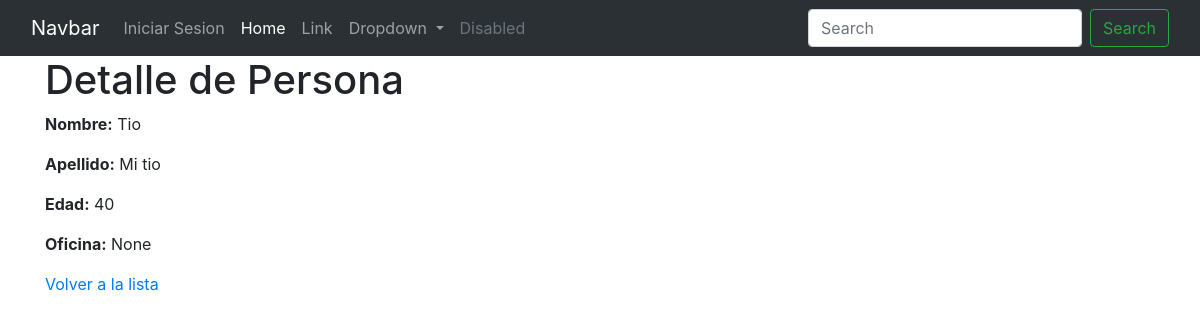
Before: /persona/detalle/1/ with the older database file.
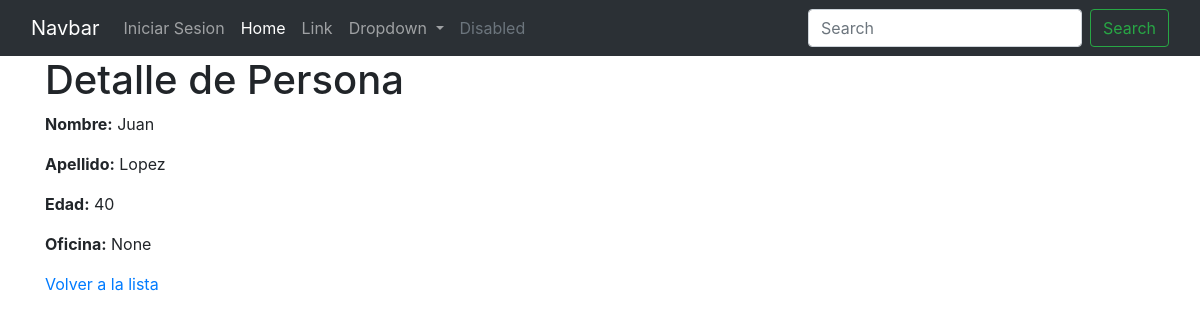
After: the same page with the newer database file.
### persona/models.py (models this page shows, shortened)
class Persona(models.Model):
    apellido = models.CharField(verbose_name="apellido", max_length=50)
    nombre = models.CharField(verbose_name="nombre", max_length=50)
    edad = models.IntegerField(verbose_name="edad")
    oficina = models.ForeignKey(Oficina, on_delete=models.PROTECT, related_name="personas", null=True, blank=True)
    class Meta:
        verbose_name = 'Persona'
        verbose_name_plural = 'Personas'

### persona/views.py (the view)
class PersonaDetailView(DetailView):
    model = Persona
    template_name = "persona/detalle.html"
    context_object_name = "persona"

### templates/persona/detalle.html
{% extends "base.html" %}
{% block content %}
    <h1>Detalle de Persona</h1>
    <p><strong>Nombre:</strong> {{ persona.nombre }}</p>
    <p><strong>Apellido:</strong> {{ persona.apellido }}</p>
    <p><strong>Edad:</strong> {{ persona.edad }}</p>
    <p><strong>Oficina:</strong> {{ persona.oficina }}</p>
    <a href="{% url 'persona:lista' %}">Volver a la lista</a>
{% endblock content %}

Changed rows visible on the page:
changed Persona "None": nombre "Tio" → "Juan"; apellido "Mi tio" → "Lopez"
